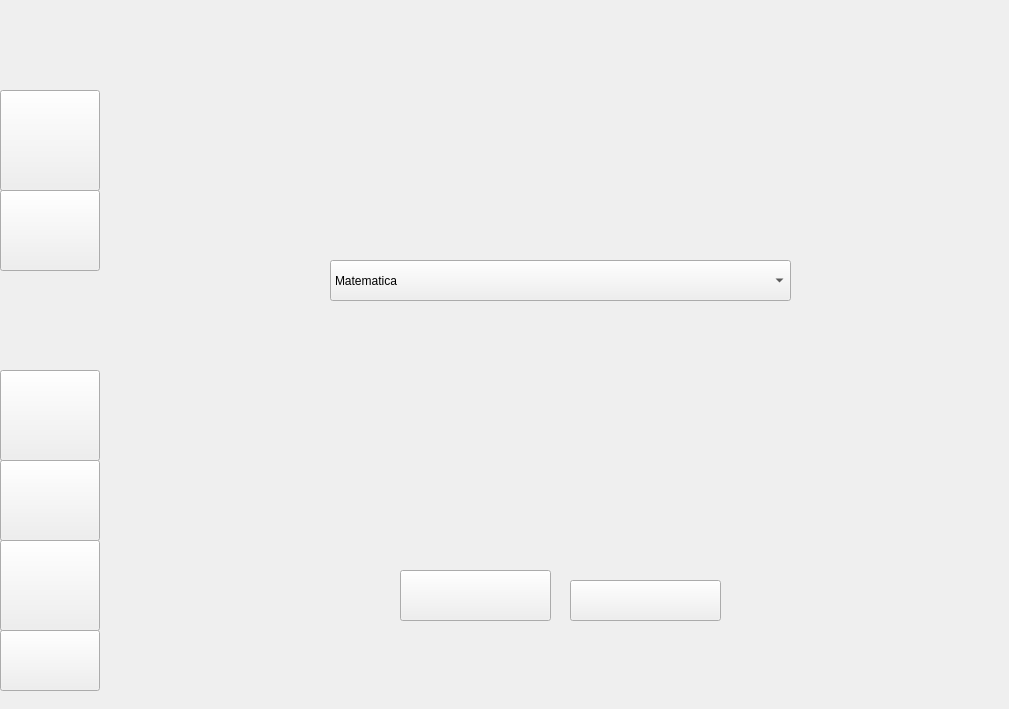
    <widget class="QWidget" name="page_9">
     <widget class="QLabel" name="label_9">
      <property name="geometry">
       <rect>
        <x>0</x>
        <y>0</y>
        <width>1000</width>
        <height>700</height>
       </rect>
      </property>
      <property name="text">
       <string/>
      </property>
      <property name="pixmap">
       <pixmap resource="resources.qrc">:/resources/NuevoMaestro.png</pixmap>
      </property>
      <property name="scaledContents">
       <bool>true</bool>
      </property>
     </widget>
     <widget class="QPushButton" name="pushButton_13">
      <property name="geometry">
       <rect>
        <x>0</x>
        <y>90</y>
        <width>100</width>
        <height>101</height>
       </rect>
      </property>
      <property name="text">
       <string/>
      </property>
     </widget>
     <widget class="QPushButton" name="pushButton_14">
      <property name="geometry">
       <rect>
        <x>0</x>
        <y>190</y>
        <width>100</width>
        <height>81</height>
       </rect>
      </property>
      <property name="text">
       <string/>
      </property>
     </widget>
     <widget class="QPushButton" name="pushButton_15">
      <property name="geometry">
       <rect>
        <x>400</x>
        <y>570</y>
        <width>151</width>
        <height>51</height>
       </rect>
      </property>
      <property name="text">
       <string/>
      </property>
     </widget>
     <widget class="QPushButton" name="AgregarButton">
      <property name="geometry">
       <rect>
        <x>570</x>
        <y>580</y>
        <width>151</width>
        <height>41</height>
       </rect>
      </property>
      <property name="text">
       <string/>
      </property>
     </widget>
     <widget class="QLineEdit" name="inputID">
      <property name="geometry">
       <rect>
        <x>330</x>
        <y>140</y>
        <width>461</width>
        <height>41</height>
       </rect>
      </property>
      <property name="toolTip">
       <string>&lt;html&gt;&lt;head/&gt;&lt;body&gt;&lt;p&gt;Introduce un ID único. Solo se permiten números.&lt;/p&gt;&lt;p&gt;&lt;br/&gt;&lt;/p&gt;&lt;/body&gt;&lt;/html&gt;</string>
      </property>
      <property name="styleSheet">
       <string notr="true">background: transparent;
border: none;
color: black; 
</string>
      </property>
     </widget>
     <widget class="QLineEdit" name="inputNombre">
      <property name="geometry">
       <rect>
        <x>330</x>
        <y>200</y>
        <width>451</width>
        <height>41</height>
       </rect>
      </property>
      <property name="styleSheet">
       <string notr="true">background: transparent;
border: none;
color: black; 
</string>
      </property>
     </widget>
     <widget class="QLineEdit" name="inputSueldo">
      <property name="geometry">
       <rect>
        <x>330</x>
        <y>320</y>
        <width>461</width>
        <height>41</height>
       </rect>
      </property>
      <property name="styleSheet">
       <string notr="true">background: transparent;
border: none;
color: black; 
</string>
      </property>
     </widget>
     <widget class="QLineEdit" name="inputUsuario">
      <property name="geometry">
       <rect>
        <x>330</x>
        <y>370</y>
        <width>461</width>
        <height>41</height>
       </rect>
      </property>
      <property name="styleSheet">
       <string notr="true">background: transparent;
border: none;
color: black; 
</string>
      </property>
     </widget>
     <widget class="QLineEdit" name="inputContrasena">
      <property name="geometry">
       <rect>
        <x>330</x>
        <y>440</y>
        <width>461</width>
        <height>41</height>
       </rect>
      </property>
      <property name="styleSheet">
       <string notr="true">background: transparent;
border: none;
color: black; 
</string>
      </property>
     </widget>
     <widget class="QPushButton" name="pushButton_73">
      <property name="geometry">
       <rect>
        <x>0</x>
        <y>370</y>
        <width>100</width>
        <height>91</height>
       </rect>
      </property>
      <property name="text">
       <string/>
      </property>
     </widget>
     <widget class="QPushButton" name="pushButton_92">
      <property name="geometry">
       <rect>
        <x>0</x>
        <y>460</y>
        <width>100</width>
        <height>81</height>
       </rect>
      </property>
      <property name="text">
       <string/>
      </property>
     </widget>
     <widget class="QPushButton" name="pushButton_182">
      <property name="geometry">
       <rect>
        <x>0</x>
        <y>540</y>
        <width>100</width>
        <height>91</height>
       </rect>
      </property>
      <property name="text">
       <string/>
      </property>
     </widget>
     <widget class="QPushButton" name="pushButton_183">
      <property name="geometry">
       <rect>
        <x>0</x>
        <y>630</y>
        <width>100</width>
        <height>61</height>
       </rect>
      </property>
      <property name="text">
       <string/>
      </property>
     </widget>
     <widget class="QComboBox" name="comboProfesion">
      <property name="geometry">
       <rect>
        <x>330</x>
        <y>260</y>
        <width>461</width>
        <height>41</height>
       </rect>
      </property>
      <property name="styleSheet">
       <string notr="true">
color: black; 
</string>
      </property>
      <item>
       <property name="text">
        <string>Matematica</string>
       </property>
      </item>
      <item>
       <property name="text">
        <string>Ciencias</string>
       </property>
      </item>
      <item>
       <property name="text">
        <string>Historia</string>
       </property>
      </item>
      <item>
       <property name="text">
        <string>Ingles</string>
       </property>
      </item>
     </widget>
    </widget>
